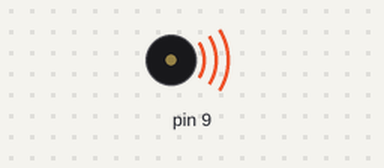
A sketch run on a simulated Arduino Uno, built with avr-gcc and run on an emulated ATmega328P. Parts: buzzer (waves = sounding).

Above: at 0.1 s.
Timing chart, 0 to 1.6 s (numbered marks = the images above):
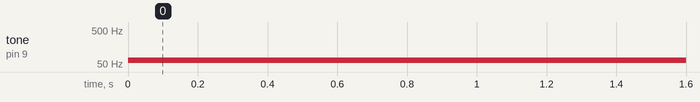

The sketch:

NOTAS_INTERMITENTES.ino
```cpp
/* UNIVERSIDADE FEDERAL RURAL DO SEMI-ARIDO
   CENTRO DE CIENCIAS EXATAS E NATURAIS - CCEN
   ===== FISICA, MUSICA E ROBÓTICA =====
   Teste: Frequencia de Lá2
   */
// #include "pitches.h"
// Exemplo de uso:
//      NOTE_C1 --> Dó da primeira oitava (f = 33hz)
//      NOTE_A4 --> Lá da quarta oitava,  (f = 440hz)

int NOTE_C2 = 65, NOTE_D2 = 73, NOTE_E2 = 82, NOTE_F2 = 87, NOTE_G2 = 98, NOTE_A2 = 110, NOTE_B2 = 123, NOTE_C3 = 131;

void setup() {
  // nenhuma configuracao inicial
}

void loop() {
  tone(9, NOTE_C2);
//  tone(9, NOTE_D2);
//  tone(9, NOTE_E2);
//  tone(9, NOTE_F2);
//  tone(9, NOTE_G2);
//  tone(9, NOTE_A2);
//  tone(9, NOTE_B2);
//  tone(9, NOTE_C3);
}
```

Measured:
- by itself, tone on pin 9: silent → 65 Hz at 0.00 s
